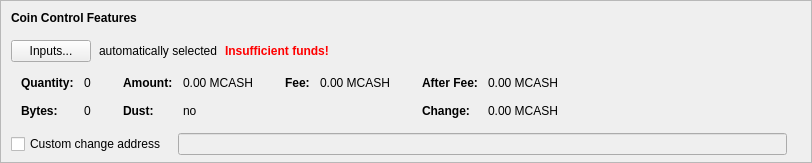
    <widget class="QFrame" name="frameCoinControl">
     <property name="sizePolicy">
      <sizepolicy hsizetype="Expanding" vsizetype="Expanding">
       <horstretch>0</horstretch>
       <verstretch>0</verstretch>
      </sizepolicy>
     </property>
     <property name="maximumSize">
      <size>
       <width>16777215</width>
       <height>16777215</height>
      </size>
     </property>
     <property name="frameShape">
      <enum>QFrame::StyledPanel</enum>
     </property>
     <property name="frameShadow">
      <enum>QFrame::Sunken</enum>
     </property>
     <layout class="QVBoxLayout" name="verticalLayoutCoinControl2">
      <property name="spacing">
       <number>0</number>
      </property>
      <property name="leftMargin">
       <number>0</number>
      </property>
      <property name="topMargin">
       <number>0</number>
      </property>
      <property name="rightMargin">
       <number>0</number>
      </property>
      <property name="bottomMargin">
       <number>6</number>
      </property>
      <item>
       <layout class="QVBoxLayout" name="verticalLayoutCoinControl" stretch="0,0,0,0,1">
        <property name="spacing">
         <number>0</number>
        </property>
        <property name="leftMargin">
         <number>10</number>
        </property>
        <property name="topMargin">
         <number>10</number>
        </property>
        <item>
         <layout class="QHBoxLayout" name="horizontalLayoutCoinControl1">
          <property name="bottomMargin">
           <number>15</number>
          </property>
          <item>
           <widget class="QLabel" name="labelCoinControlFeatures">
            <property name="sizePolicy">
             <sizepolicy hsizetype="Preferred" vsizetype="Maximum">
              <horstretch>0</horstretch>
              <verstretch>0</verstretch>
             </sizepolicy>
            </property>
            <property name="font">
             <font>
              <weight>75</weight>
              <bold>true</bold>
             </font>
            </property>
            <property name="styleSheet">
             <string notr="true">font-weight:bold;</string>
            </property>
            <property name="text">
             <string>Coin Control Features</string>
            </property>
           </widget>
          </item>
         </layout>
        </item>
        <item>
         <layout class="QHBoxLayout" name="horizontalLayoutCoinControl2" stretch="0,0,0,0">
          <property name="spacing">
           <number>8</number>
          </property>
          <property name="bottomMargin">
           <number>10</number>
          </property>
          <item>
           <widget class="QPushButton" name="pushButtonCoinControl">
            <property name="styleSheet">
             <string notr="true"/>
            </property>
            <property name="text">
             <string>Inputs...</string>
            </property>
            <property name="autoDefault">
             <bool>false</bool>
            </property>
           </widget>
          </item>
          <item>
           <widget class="QLabel" name="labelCoinControlAutomaticallySelected">
            <property name="text">
             <string>automatically selected</string>
            </property>
            <property name="margin">
             <number>5</number>
            </property>
           </widget>
          </item>
          <item>
           <widget class="QLabel" name="labelCoinControlInsuffFunds">
            <property name="font">
             <font>
              <weight>75</weight>
              <bold>true</bold>
             </font>
            </property>
            <property name="styleSheet">
             <string notr="true">color:red;font-weight:bold;</string>
            </property>
            <property name="text">
             <string>Insufficient funds!</string>
            </property>
            <property name="margin">
             <number>5</number>
            </property>
           </widget>
          </item>
          <item>
           <spacer name="horizontalSpacerCoinControl">
            <property name="orientation">
             <enum>Qt::Horizontal</enum>
            </property>
            <property name="sizeHint" stdset="0">
             <size>
              <width>40</width>
              <height>1</height>
             </size>
            </property>
           </spacer>
          </item>
         </layout>
        </item>
        <item>
         <widget class="QWidget" name="widgetCoinControl" native="true">
          <property name="sizePolicy">
           <sizepolicy hsizetype="Preferred" vsizetype="Preferred">
            <horstretch>0</horstretch>
            <verstretch>0</verstretch>
           </sizepolicy>
          </property>
          <property name="minimumSize">
           <size>
            <width>0</width>
            <height>0</height>
           </size>
          </property>
          <property name="styleSheet">
           <string notr="true"/>
          </property>
          <layout class="QHBoxLayout" name="horizontalLayoutCoinControl5">
           <property name="leftMargin">
            <number>0</number>
           </property>
           <property name="topMargin">
            <number>0</number>
           </property>
           <property name="rightMargin">
            <number>0</number>
           </property>
           <property name="bottomMargin">
            <number>0</number>
           </property>
           <item>
            <layout class="QHBoxLayout" name="horizontalLayoutCoinControl3" stretch="0,0,0,1">
             <property name="spacing">
              <number>20</number>
             </property>
             <property name="topMargin">
              <number>0</number>
             </property>
             <property name="bottomMargin">
              <number>10</number>
             </property>
             <item>
              <layout class="QFormLayout" name="formLayoutCoinControl1">
               <property name="horizontalSpacing">
                <number>10</number>
               </property>
               <property name="verticalSpacing">
                <number>14</number>
               </property>
               <property name="leftMargin">
                <number>10</number>
               </property>
               <property name="topMargin">
                <number>4</number>
               </property>
               <property name="rightMargin">
                <number>6</number>
               </property>
               <item row="0" column="0">
                <widget class="QLabel" name="labelCoinControlQuantityText">
                 <property name="font">
                  <font>
                   <weight>75</weight>
                   <bold>true</bold>
                  </font>
                 </property>
                 <property name="text">
                  <string>Quantity:</string>
                 </property>
                 <property name="margin">
                  <number>0</number>
                 </property>
                </widget>
               </item>
               <item row="0" column="1">
                <widget class="QLabel" name="labelCoinControlQuantity">
                 <property name="cursor">
                  <cursorShape>IBeamCursor</cursorShape>
                 </property>
                 <property name="contextMenuPolicy">
                  <enum>Qt::ActionsContextMenu</enum>
                 </property>
                 <property name="text">
                  <string notr="true">0</string>
                 </property>
                 <property name="margin">
                  <number>0</number>
                 </property>
                 <property name="textInteractionFlags">
                  <set>Qt::LinksAccessibleByMouse|Qt::TextSelectableByKeyboard|Qt::TextSelectableByMouse</set>
                 </property>
                </widget>
               </item>
               <item row="1" column="0">
                <widget class="QLabel" name="labelCoinControlBytesText">
                 <property name="font">
                  <font>
                   <weight>75</weight>
                   <bold>true</bold>
                  </font>
                 </property>
                 <property name="text">
                  <string>Bytes:</string>
                 </property>
                </widget>
               </item>
               <item row="1" column="1">
                <widget class="QLabel" name="labelCoinControlBytes">
                 <property name="cursor">
                  <cursorShape>IBeamCursor</cursorShape>
                 </property>
                 <property name="contextMenuPolicy">
                  <enum>Qt::ActionsContextMenu</enum>
                 </property>
                 <property name="text">
                  <string notr="true">0</string>
                 </property>
                 <property name="textInteractionFlags">
                  <set>Qt::LinksAccessibleByMouse|Qt::TextSelectableByKeyboard|Qt::TextSelectableByMouse</set>
                 </property>
                </widget>
               </item>
              </layout>
             </item>
             <item>
              <layout class="QFormLayout" name="formLayoutCoinControl2">
               <property name="horizontalSpacing">
                <number>10</number>
               </property>
               <property name="verticalSpacing">
                <number>14</number>
               </property>
               <property name="leftMargin">
                <number>6</number>
               </property>
               <property name="topMargin">
                <number>4</number>
               </property>
               <property name="rightMargin">
                <number>6</number>
               </property>
               <item row="0" column="0">
                <widget class="QLabel" name="labelCoinControlAmountText">
                 <property name="font">
                  <font>
                   <weight>75</weight>
                   <bold>true</bold>
                  </font>
                 </property>
                 <property name="text">
                  <string>Amount:</string>
                 </property>
                 <property name="margin">
                  <number>0</number>
                 </property>
                </widget>
               </item>
               <item row="0" column="1">
                <widget class="QLabel" name="labelCoinControlAmount">
                 <property name="cursor">
                  <cursorShape>IBeamCursor</cursorShape>
                 </property>
                 <property name="contextMenuPolicy">
                  <enum>Qt::ActionsContextMenu</enum>
                 </property>
                 <property name="text">
                  <string notr="true">0.00 MCASH</string>
                 </property>
                 <property name="textInteractionFlags">
                  <set>Qt::LinksAccessibleByMouse|Qt::TextSelectableByKeyboard|Qt::TextSelectableByMouse</set>
                 </property>
                </widget>
               </item>
               <item row="1" column="0">
                <widget class="QLabel" name="labelCoinControlLowOutputText">
                 <property name="font">
                  <font>
                   <weight>75</weight>
                   <bold>true</bold>
                  </font>
                 </property>
                 <property name="text">
                  <string>Dust:</string>
                 </property>
                </widget>
               </item>
               <item row="1" column="1">
                <widget class="QLabel" name="labelCoinControlLowOutput">
                 <property name="cursor">
                  <cursorShape>IBeamCursor</cursorShape>
                 </property>
                 <property name="contextMenuPolicy">
                  <enum>Qt::ActionsContextMenu</enum>
                 </property>
                 <property name="text">
                  <string notr="true">no</string>
                 </property>
                 <property name="textInteractionFlags">
                  <set>Qt::LinksAccessibleByMouse|Qt::TextSelectableByKeyboard|Qt::TextSelectableByMouse</set>
                 </property>
                </widget>
               </item>
              </layout>
             </item>
             <item>
              <layout class="QFormLayout" name="formLayoutCoinControl3">
               <property name="horizontalSpacing">
                <number>10</number>
               </property>
               <property name="verticalSpacing">
                <number>14</number>
               </property>
               <property name="leftMargin">
                <number>6</number>
               </property>
               <property name="topMargin">
                <number>4</number>
               </property>
               <property name="rightMargin">
                <number>6</number>
               </property>
               <item row="0" column="0">
                <widget class="QLabel" name="labelCoinControlFeeText">
                 <property name="font">
                  <font>
                   <weight>75</weight>
                   <bold>true</bold>
                  </font>
                 </property>
                 <property name="text">
                  <string>Fee:</string>
                 </property>
                 <property name="margin">
                  <number>0</number>
                 </property>
                </widget>
               </item>
               <item row="0" column="1">
                <widget class="QLabel" name="labelCoinControlFee">
                 <property name="cursor">
                  <cursorShape>IBeamCursor</cursorShape>
                 </property>
                 <property name="contextMenuPolicy">
                  <enum>Qt::ActionsContextMenu</enum>
                 </property>
                 <property name="text">
                  <string notr="true">0.00 MCASH</string>
                 </property>
                 <property name="textInteractionFlags">
                  <set>Qt::LinksAccessibleByMouse|Qt::TextSelectableByKeyboard|Qt::TextSelectableByMouse</set>
                 </property>
                </widget>
               </item>
              </layout>
             </item>
             <item>
              <layout class="QFormLayout" name="formLayoutCoinControl4">
               <property name="horizontalSpacing">
                <number>10</number>
               </property>
               <property name="verticalSpacing">
                <number>14</number>
               </property>
               <property name="leftMargin">
                <number>6</number>
               </property>
               <property name="topMargin">
                <number>4</number>
               </property>
               <property name="rightMargin">
                <number>6</number>
               </property>
               <item row="0" column="0">
                <widget class="QLabel" name="labelCoinControlAfterFeeText">
                 <property name="font">
                  <font>
                   <weight>75</weight>
                   <bold>true</bold>
                  </font>
                 </property>
                 <property name="text">
                  <string>After Fee:</string>
                 </property>
                 <property name="margin">
                  <number>0</number>
                 </property>
                </widget>
               </item>
               <item row="0" column="1">
                <widget class="QLabel" name="labelCoinControlAfterFee">
                 <property name="cursor">
                  <cursorShape>IBeamCursor</cursorShape>
                 </property>
                 <property name="contextMenuPolicy">
                  <enum>Qt::ActionsContextMenu</enum>
                 </property>
                 <property name="text">
                  <string notr="true">0.00 MCASH</string>
                 </property>
                 <property name="textInteractionFlags">
                  <set>Qt::LinksAccessibleByMouse|Qt::TextSelectableByKeyboard|Qt::TextSelectableByMouse</set>
                 </property>
                </widget>
               </item>
               <item row="1" column="0">
                <widget class="QLabel" name="labelCoinControlChangeText">
                 <property name="font">
                  <font>
                   <weight>75</weight>
                   <bold>true</bold>
                  </font>
                 </property>
                 <property name="text">
                  <string>Change:</string>
                 </property>
                </widget>
               </item>
               <item row="1" column="1">
                <widget class="QLabel" name="labelCoinControlChange">
                 <property name="cursor">
                  <cursorShape>IBeamCursor</cursorShape>
                 </property>
                 <property name="contextMenuPolicy">
                  <enum>Qt::ActionsContextMenu</enum>
                 </property>
                 <property name="text">
                  <string notr="true">0.00 MCASH</string>
                 </property>
                 <property name="textInteractionFlags">
                  <set>Qt::LinksAccessibleByMouse|Qt::TextSelectableByKeyboard|Qt::TextSelectableByMouse</set>
                 </property>
                </widget>
               </item>
              </layout>
             </item>
            </layout>
           </item>
          </layout>
         </widget>
        </item>
        <item>
         <layout class="QHBoxLayout" name="horizontalLayoutCoinControl4" stretch="0,0,0">
          <property name="spacing">
           <number>12</number>
          </property>
          <property name="sizeConstraint">
           <enum>QLayout::SetDefaultConstraint</enum>
          </property>
          <property name="topMargin">
           <number>5</number>
          </property>
          <property name="rightMargin">
           <number>5</number>
          </property>
          <item>
           <widget class="QCheckBox" name="checkBoxCoinControlChange">
            <property name="toolTip">
             <string>If this is activated, but the change address is empty or invalid, change will be sent to a newly generated address.</string>
            </property>
            <property name="text">
             <string>Custom change address</string>
            </property>
           </widget>
          </item>
          <item>
           <widget class="QValidatedLineEdit" name="lineEditCoinControlChange">
            <property name="enabled">
             <bool>false</bool>
            </property>
            <property name="sizePolicy">
             <sizepolicy hsizetype="Expanding" vsizetype="Fixed">
              <horstretch>0</horstretch>
              <verstretch>0</verstretch>
             </sizepolicy>
            </property>
           </widget>
          </item>
          <item>
           <widget class="QLabel" name="labelCoinControlChangeLabel">
            <property name="sizePolicy">
             <sizepolicy hsizetype="Preferred" vsizetype="Expanding">
              <horstretch>0</horstretch>
              <verstretch>0</verstretch>
             </sizepolicy>
            </property>
            <property name="minimumSize">
             <size>
              <width>0</width>
              <height>0</height>
             </size>
            </property>
            <property name="text">
             <string/>
            </property>
            <property name="margin">
             <number>3</number>
            </property>
           </widget>
          </item>
         </layout>
        </item>
        <item>
         <spacer name="verticalSpacerCoinControl">
          <property name="orientation">
           <enum>Qt::Vertical</enum>
          </property>
          <property name="sizeHint" stdset="0">
           <size>
            <width>800</width>
            <height>1</height>
           </size>
          </property>
         </spacer>
        </item>
       </layout>
      </item>
     </layout>
    </widget>
